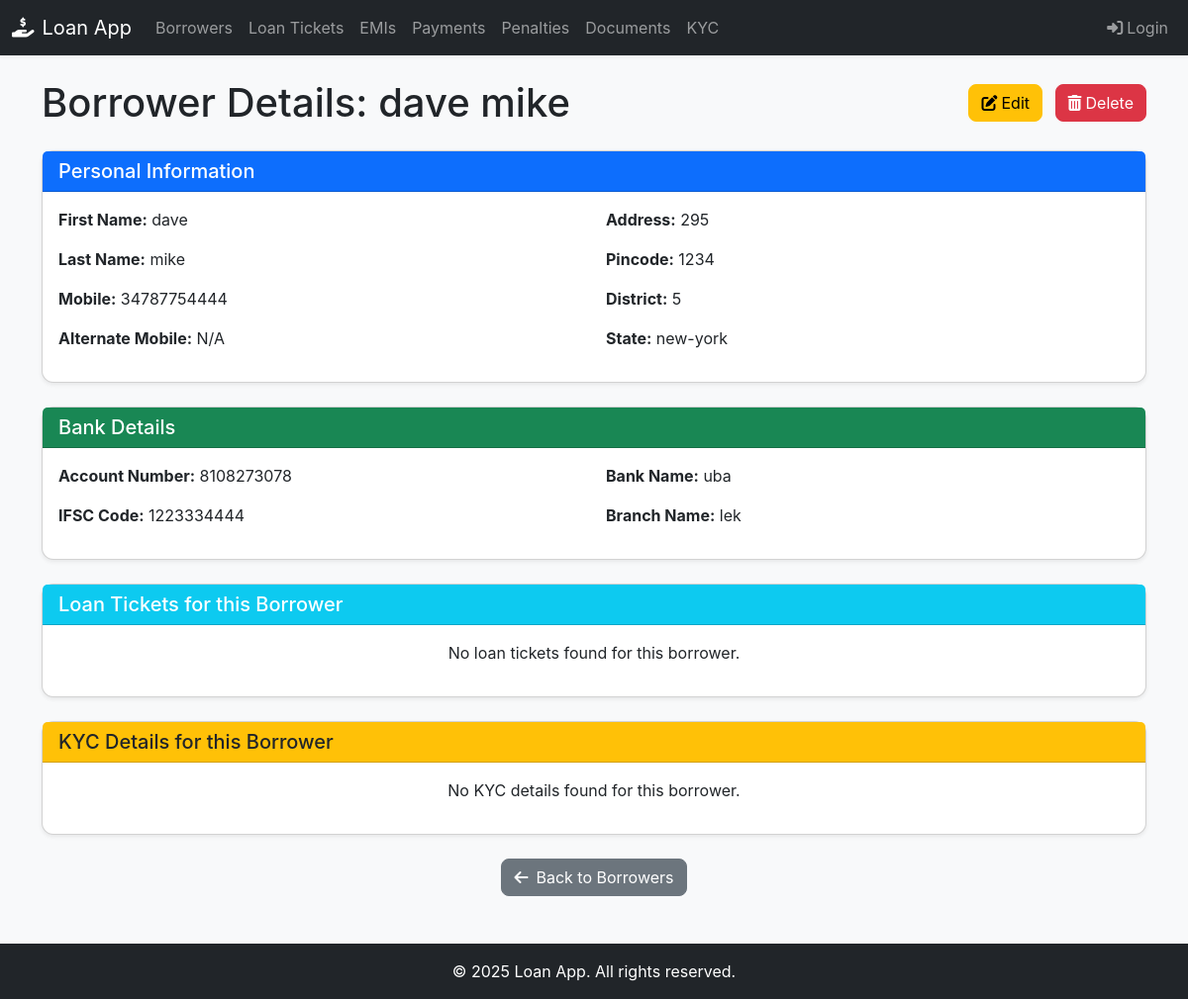
The app's page /loan_app/borrowers/1/ with its own data.
### loan_app/models.py (models this page shows, shortened)
class Borrower(models.Model):
    first_name = models.CharField(max_length=50, null=False, blank=False)
    last_name = models.CharField(max_length=50, null=False, blank=False)
    mobile = models.CharField(max_length=15, null=False, blank=False)
    alternate_mobile = models.CharField(max_length=15, blank=True, null=True) # Can be null or blank
    state = models.CharField(max_length=50, null=False, blank=False)
    district = models.CharField(max_length=50, null=False, blank=False)
    pincode = models.CharField(max_length=10, null=False, blank=False) # Pincode can have leading zeros, better as CharField
    address = models.CharField(max_length=250, null=False, blank=False)
    account_number = models.CharField(max_length=50, null=False, blank=False)
    ifsc_code = models.CharField(max_length=11, null=False, blank=False)
    bank_name = models.CharField(max_length=50, null=False, blank=False)
    branch_name = models.CharField(max_length=50, null=False, blank=False)
    created_at = models.DateTimeField(auto_now_add=True)
    class Meta:
        verbose_name = "Borrower"
        verbose_name_plural = "Borrowers"
        ordering = ['-created_at'] # Order by creation date, newest first

### loan_app/views.py (the view)
# urls.py: path('borrowers/<int:pk>/', views.BorrowerDetailView.as_view(), name='borrower_detail'),
class BorrowerDetailView(DetailView):
    model = Borrower
    template_name = 'loan_app/borrower_detail.html'
    context_object_name = 'borrower'

### loan_app/templates/loan_app/borrower_detail.html (shortened to what this page needs)
{% extends 'base.html' %}
{% block content %}
<div class="d-flex justify-content-between align-items-center mb-4">
    <h1 class="mb-0">Borrower Details: {{ borrower.first_name }} {{ borrower.last_name }}</h1>
    <div>
        <a href="{% url 'borrower_update' borrower.pk %}" class="btn btn-warning me-2">
            <i class="fas fa-edit me-1"></i>Edit
        </a>
        <a href="{% url 'borrower_delete' borrower.pk %}" class="btn btn-danger">
            <i class="fas fa-trash-alt me-1"></i>Delete
        </a>
    </div>
</div>
<div class="card shadow-sm mb-4">
    <div class="card-header bg-primary text-white">
        <h5 class="mb-0">Personal Information</h5>
    </div>
    <div class="card-body">
        <div class="row">
            <div class="col-md-6">
                <p><strong>First Name:</strong> {{ borrower.first_name }}</p>
                <p><strong>Last Name:</strong> {{ borrower.last_name }}</p>
                <p><strong>Mobile:</strong> {{ borrower.mobile }}</p>
                <p><strong>Alternate Mobile:</strong> {{ borrower.alternate_mobile|default:"N/A" }}</p>
            </div>
            <div class="col-md-6">
                <p><strong>Address:</strong> {{ borrower.address }}</p>
                <p><strong>Pincode:</strong> {{ borrower.pincode }}</p>
                <p><strong>District:</strong> {{ borrower.district }}</p>
                <p><strong>State:</strong> {{ borrower.state }}</p>
            </div>
        </div>
    </div>
</div>
<div class="card shadow-sm mb-4">
    <div class="card-header bg-success text-white">
        <h5 class="mb-0">Bank Details</h5>
    </div>
    <div class="card-body">
        <div class="row">
            <div class="col-md-6">
                <p><strong>Account Number:</strong> {{ borrower.account_number }}</p>
                <p><strong>IFSC Code:</strong> {{ borrower.ifsc_code }}</p>
            </div>
            <div class="col-md-6">
                <p><strong>Bank Name:</strong> {{ borrower.bank_name }}</p>
                <p><strong>Branch Name:</strong> {{ borrower.branch_name }}</p>
            </div>
        </div>
    </div>
</div>
<div class="card shadow-sm mb-4">
    <div class="card-header bg-info text-white">
        <h5 class="mb-0">Loan Tickets for this Borrower</h5>
    </div>
    <div class="card-body">
        {% if borrower.loan_tickets.all %}
            <div class="table-responsive">
                <table class="table table-striped table-hover mb-0">
                    <thead class="table-light">
                        <tr>
                            <th>Loan ID</th>
                            <th>Loan Type</th>
                            <th>Amount</th>
                            <th>Tenure (Months)</th>
                            <th>Interest Rate</th>
                            <th>Status</th>
                            <th>Actions</th>
                        </tr>
                    </thead>
                    <tbody>
                        {% for loan in borrower.loan_tickets.all %}
                            <tr>
                                <td>{{ loan.id }}</td>
                                <td>{{ loan.loan_type }}</td>
                                <td>${{ loan.loan_amount|floatformat:2 }}</td>
                                <td>{{ loan.loan_tenure_in_months }}</td>
                                <td>{{ loan.interest_rate|floatformat:2 }}%</td>
                                <td><span class="badge bg-{% if loan.status == 'Ongoing' %}primary{% elif loan.status == 'Approved' %}success{% elif loan.status == 'Rejected' %}danger{% elif loan.status == 'Completed' %}secondary{% else %}warning{% endif %}">{{ loan.status }}</span></td>
                                <td>
                                    <a href="{% url 'loan_ticket_detail' loan.pk %}" class="btn btn-info btn-sm" title="View Loan Details">
                                        <i class="fas fa-eye"></i>
                                    </a>
                                </td>
                            </tr>
                        {% endfor %}
                    </tbody>
                </table>
            </div>
        {% else %}
            <p class="text-center">No loan tickets found for this borrower.</p>
        {% endif %}
    </div>
</div>
<div class="card shadow-sm mb-4">
    <div class="card-header bg-warning text-dark">
        <h5 class="mb-0">KYC Details for this Borrower</h5>
    </div>
    <div class="card-body">
        {% if borrower.kyc_details.all %}
            <div class="table-responsive">
                <table class="table table-striped table-hover mb-0">
                    <thead class="table-light">
                        <tr>
                            <th>Status</th>
                            <th>Aadhar Number</th>
                            <th>PAN Number</th>
                            <th>Completion Date</th>
                            <th>Actions</th>
                        </tr>
                    </thead>
                    <tbody>
                        {% for kyc in borrower.kyc_details.all %}
                            <tr>
                                <td><span class="badge bg-{% if kyc.status == 'Verified' %}success{% elif kyc.status == 'Pending' %}warning{% else %}danger{% endif %}">{{ kyc.status }}</span></td>
                                <td>{{ kyc.aadhar_number|default:"N/A" }}</td>
                                <td>{{ kyc.pan_number|default:"N/A" }}</td>
                                <td>{{ kyc.completion_date|date:"Y-m-d"|default:"N/A" }}</td>
                                <td>
                                    <a href="{% url 'kyc_detail' kyc.pk %}" class="btn btn-info btn-sm" title="View KYC Details">
                                        <i class="fas fa-eye"></i>
                                    </a>
                                </td>
                            </tr>
                        {% endfor %}
                    </tbody>
                </table>
            </div>
        {% else %}
            <p class="text-center">No KYC details found for this borrower.</p>
        {% endif %}
    </div>
</div>
<div class="text-center mt-4">
    <a href="{% url 'borrower_list' %}" class="btn btn-secondary"><i class="fas fa-arrow-left me-2"></i>Back to Borrowers</a>
</div>
{% endblock %}

### loan_app/templates/base.html (shortened to what this page needs)
<!DOCTYPE html>
<html lang="en">
<head>
    <link href="https://cdn.jsdelivr.net/npm/bootstrap@5.3.3/dist/css/bootstrap.min.css" rel="stylesheet" xintegrity="sha384-QWTKZyjpPEjISv5WaRU9OFeRpok6YctnYmDr5pNlyT2bRjXh0JMhjY6hW+ALEwIH">
    <link rel="stylesheet" href="https://cdnjs.cloudflare.com/ajax/libs/font-awesome/6.5.2/css/all.min.css" xintegrity="sha512-SnH5WK+bZxgPHs44uWIX+LLJAJ9/2PkPKZ5QiAj6Ta86w+fsb2TkcmfRyVX3pBnMFcV7oQPJkl9QevSCWr3W6A==" />
</head>
<body>
    <nav class="navbar navbar-expand-lg navbar-dark bg-dark">
        <div class="container-fluid">
            <a class="navbar-brand" href="{% url 'index' %}">
                <i class="fas fa-hand-holding-usd me-2"></i>Loan App
            </a>
            <div class="collapse navbar-collapse" id="navbarNav">
                <ul class="navbar-nav me-auto mb-2 mb-lg-0">
                    <li class="nav-item">
                        <a class="nav-link" href="{% url 'borrower_list' %}">Borrowers</a>
                    </li>
                    <li class="nav-item">
                        <a class="nav-link" href="{% url 'loan_ticket_list' %}">Loan Tickets</a>
                    </li>
                    <li class="nav-item">
                        <a class="nav-link" href="{% url 'emi_list' %}">EMIs</a>
                    </li>
                    <li class="nav-item">
                        <a class="nav-link" href="{% url 'payment_list' %}">Payments</a>
                    </li>
                    <li class="nav-item">
                        <a class="nav-link" href="{% url 'penalty_list' %}">Penalties</a>
                    </li>
                    <li class="nav-item">
                        <a class="nav-link" href="{% url 'document_list' %}">Documents</a>
                    </li>
                    <li class="nav-item">
                        <a class="nav-link" href="{% url 'kyc_list' %}">KYC</a>
                    </li>
                </ul>
                <ul class="navbar-nav">
                    {% if user.is_authenticated %}
                        <li class="nav-item dropdown">
                            <a class="nav-link dropdown-toggle" href="#" id="navbarDropdown" role="button" data-bs-toggle="dropdown" aria-expanded="false">
                                <i class="fas fa-user-circle me-1"></i> {{ user.username }}
                            </a>
                            <ul class="dropdown-menu dropdown-menu-end" aria-labelledby="navbarDropdown">
                                <li><a class="dropdown-item" href="{% url 'admin:index' %}">Admin Panel</a></li>
                                <li><hr class="dropdown-divider"></li>
                                <li><a class="dropdown-item" href="{% url 'admin:logout' %}">Logout</a></li>
                            </ul>
                        </li>
                    {% else %}
                        <li class="nav-item">
                            <a class="nav-link" href="{% url 'admin:login' %}"><i class="fas fa-sign-in-alt me-1"></i>Login</a>
                        </li>
                    {% endif %}
                </ul>
            </div>
        </div>
    </nav>
    <div class="container mt-4 mb-5">
        {% block content %}{% endblock %}
    </div>
    <footer class="footer mt-auto py-3 bg-dark">
        <div class="container text-center">
            <span>&copy; {{ current_year }} Loan App. All rights reserved.</span>
        </div>
    </footer>
</body>
</html>

### loan_app/templates/base.html (style rules this page uses)
body { font-family: 'Inter', sans-serif; background-color: #f8f9fa; }
.navbar { box-shadow: 0 2px 4px rgba(0,0,0,.05); }
.footer { background-color: #343a40; color: white; padding: 20px 0; text-align: center; position: relative; bottom: 0; width: 100%; }
.card { border-radius: 0.75rem; box-shadow: 0 0.125rem 0.25rem rgba(0, 0, 0, 0.075); }
.btn { border-radius: 0.5rem; }

### records on screen
Borrower: first_name "dave", last_name "mike", mobile "34787754444", alternate_mobile "N/A", address "295", pincode "1234", district "5", state "new-york", account_number "8108273078", ifsc_code "1223334444", bank_name "uba", branch_name "lek"
